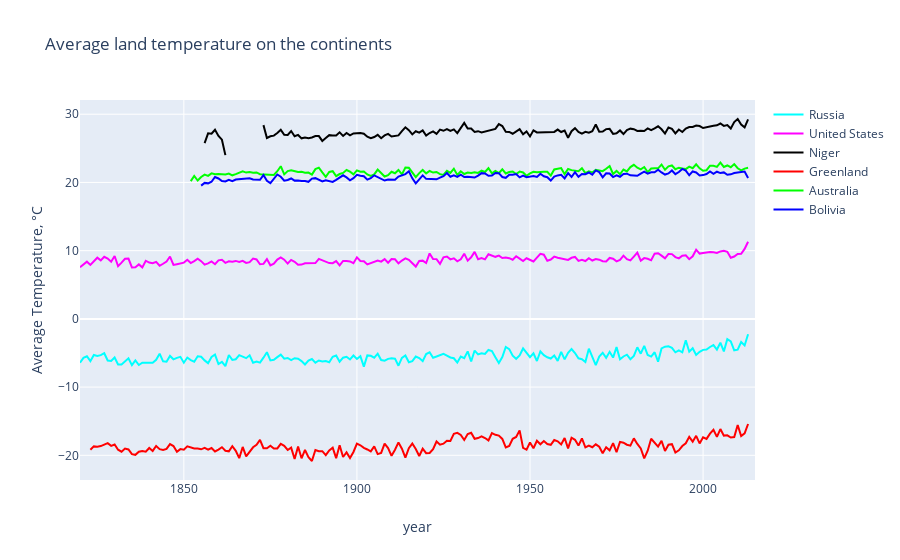

The notebook cell this image was saved under:
### Code cell
continent = ['Russia', 'United States', 'Niger', 'Greenland', 'Australia', 'Bolivia']
mean_temp_year_country = [ [0] * len(years[70:]) for i in range(len(continent))]
j = 0
for country in continent:
    all_temp_country = global_temp_country_clear[global_temp_country_clear['Country'] == country]
    i = 0
    for year in years[70:]:
        mean_temp_year_country[j][i] = all_temp_country[all_temp_country['dt'].apply(
                lambda x: x[:4]) == year]['AverageTemperature'].mean()
        i +=1
    j += 1

traces = []
colors = ['rgb(0, 255, 255)', 'rgb(255, 0, 255)', 'rgb(0, 0, 0)',
          'rgb(255, 0, 0)', 'rgb(0, 255, 0)', 'rgb(0, 0, 255)']
for i in range(len(continent)):
    traces.append(go.Scatter(
        x=years[70:],
        y=mean_temp_year_country[i],
        mode='lines',
        name=continent[i],
        line=dict(color=colors[i]),
    ))

layout = go.Layout(
    xaxis=dict(title='year'),
    yaxis=dict(title='Average Temperature, °C'),
    title='Average land temperature on the continents',)

fig = go.Figure(data=traces, layout=layout)
py.iplot(fig)

### Figure 1 — Plotly figure (JSON) as saved in the notebook; plotly's stock layout.template omitted (floating-point values rounded to 4 significant figures; data arrays with more than 128 entries replaced by an {"elided": "..."} marker saying what was removed)
{"data": [{"line": {"color": "rgb(0, 255, 255)"}, "mode": "lines", "name": "Russia", "type": "scatter", "x": {"elided": "196 str values"}, "y": {"elided": "196 float values"}}, {"line": {"color": "rgb(255, 0, 255)"}, "mode": "lines", "name": "United States", "type": "scatter", "x": {"elided": "196 str values"}, "y": {"elided": "196 float values"}}, {"line": {"color": "rgb(0, 0, 0)"}, "mode": "lines", "name": "Niger", "type": "scatter", "x": {"elided": "196 str values"}, "y": {"elided": "196 float values"}}, {"line": {"color": "rgb(255, 0, 0)"}, "mode": "lines", "name": "Greenland", "type": "scatter", "x": {"elided": "196 str values"}, "y": {"elided": "196 float values"}}, {"line": {"color": "rgb(0, 255, 0)"}, "mode": "lines", "name": "Australia", "type": "scatter", "x": {"elided": "196 str values"}, "y": {"elided": "196 float values"}}, {"line": {"color": "rgb(0, 0, 255)"}, "mode": "lines", "name": "Bolivia", "type": "scatter", "x": {"elided": "196 str values"}, "y": {"elided": "196 float values"}}], "layout": {"title": {"text": "Average land temperature on the continents"}, "xaxis": {"title": {"text": "year"}}, "yaxis": {"title": {"text": "Average Temperature, °C"}}}}
